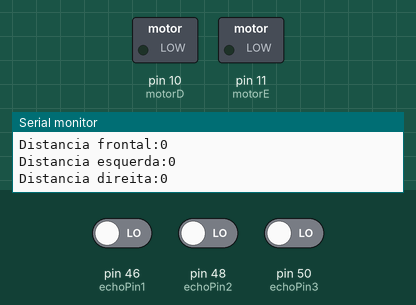
Bench run of a sketch on a simulated Arduino Uno, built with avr-gcc and run on an emulated ATmega328P. Parts: switched loads named in the sketch (green lamp = pin HIGH), the last lines printed to the serial monitor. The inputs (shaded band) are chosen by the test bench; at power-on: pin 46 (echoPin1) LOW, pin 48 (echoPin2) LOW, pin 50 (echoPin3) LOW.

Above: at 0.1 s.
At 3.1 s:
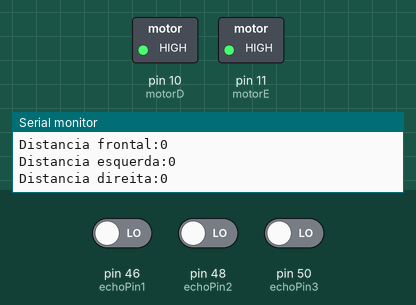
Timing chart, 0 to 4.6 s (numbered marks = the images above):
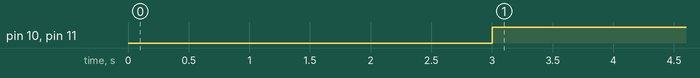

Measured:
- by itself, pin 10 (motorD), pin 11 (motorE): LOW → HIGH at 3.0 s

The sketch:

ProjAutonomiaVisual_v_AnalogWrite1.0.ino
```cpp
#include "Ultrasonic.h"

#define echoPin1 46 //Pino 13 recebe o pulso do echo
#define trigPin1 47 //Pino 12 envia o pulso para gerar o echo
#define echoPin2 48
#define trigPin2 49
#define echoPin3 50
#define trigPin3 51

#define motorD 10
#define motorE 11
#define motorF 12

#define fator 2
#define direcao 3
#define maximo 150
#define minimo 30
#define medio 80

//iniciando a função e passando os pinos
Ultrasonic ultrasonicF(trigPin1, echoPin1);
Ultrasonic ultrasonicE(trigPin2, echoPin2);
Ultrasonic ultrasonicD(trigPin3, echoPin3);

//void leituraSensor(char pos);
void giraMotor(char motor, int intervalo);
//void giraMotor();
void gerenciaMotor();
void gerenciarMotor();

unsigned int dE, dD, dF;
char giraE[] = {0, 0, 0};
char giraD[] = {0, 0, 0};
char giraF[] = {0, 0, 0};
char parado[] = {0, 0, 0};
char d, e;

unsigned long tempoAnterior[] = {0, 0, 0};
unsigned long tempoAtual[] = {0, 0, 0};
int intervalo[] = {500, 250, 100};
unsigned int estado = LOW;
int i;

void setup() {
   Serial.begin(9600); //inicia a porta serial
  /* pinMode(echoPin1, INPUT);    // define o pino 13 como entrada (recebe)
   pinMode(trigPin1, OUTPUT);   // define o pino 12 como saida (envia)
   pinMode(echoPin2, INPUT);    //  (recebe)
   pinMode(trigPin2, OUTPUT);   //  (envia)
   pinMode(echoPin3, INPUT);    //  (recebe)
   pinMode(trigPin3, OUTPUT);   //  (envia) */
   // define os pinos de saida que vão para o motor
   pinMode(motorD, OUTPUT);
   pinMode(motorE, OUTPUT);

   dE = dF = dD = 0;

}

void loop() {

  Serial.print("Distancia frontal:");
  Serial.println(dF);

  Serial.print("Distancia esquerda:");
  Serial.println(dE);

  Serial.print("Distancia direita:");
  Serial.println(dD);


  dF = ultrasonicF.Ranging(CM);
  dE = ultrasonicE.Ranging(CM);
  dD = ultrasonicD.Ranging(CM);
  //gerenciaMotor();
  gerenciarMotor();
  //analogWrite(motorE, 254);
  delay(10);
}

void gerenciarMotor(){

  if(dE >= minimo && dE < maximo){
    if(!giraE[0]){
      analogWrite(motorE, 160);
      giraE[0] = 1;
      giraE[1] = 0;
      giraE[2] = 0;
    }
  }
  else if(dE > 0 && dE < minimo){
    if(!giraE[1]){
      analogWrite(motorE, 120);
      giraE[1] = 1;
      giraE[2] = 0;
      giraE[0] = 0;
    }
  }
  else{
    if(!giraE[2]){
      digitalWrite(motorE, HIGH);
      giraE[2] = 1;
      giraE[1] = 0;
      giraE[0] = 0;
    }
  }

if(dD >= minimo && dD < maximo){
    if(!giraD[0]){
      analogWrite(motorD, 160);
      giraD[0] = 1;
      giraD[1] = 0;
      giraD[2] = 0;
    }
  }
  else if(dD > 0 && dD < minimo){
    if(!giraD[1]){
      analogWrite(motorD, 120);
      giraD[1] = 1;
      giraD[2] = 0;
      giraD[0] = 0;
    }
  }
  else{
    if(!giraD[2]){
      digitalWrite(motorD, HIGH);
      giraD[2] = 1;
      giraD[1] = 0;
      giraD[0] = 0;
    }
  }

if(dF >= minimo && dF < maximo){
    if(!giraD[0]){
      analogWrite(motorF, 150);
      giraF[0] = 1;
      giraF[1] = 0;
      giraF[2] = 0;
    }
  }
  else if(dF > 0 && dF < minimo){
    if(!giraF[1]){
      analogWrite(motorF, 110);
      giraF[1] = 1;
      giraF[2] = 0;
      giraF[0] = 0;
    }
  }
  else{
    if(!giraF[2]){
      digitalWrite(motorF, HIGH);
      giraF[2] = 1;
      giraF[1] = 0;
      giraF[0] = 0;
    }
  }

}


void gerenciaMotor(){
  tempoAtual[0] = millis();
  if(dE >= minimo && dE < maximo){
    intervalo[0] = maximo;
    if(tempoAtual[0] - tempoAnterior[0] >= intervalo[0]){
      estado = ~estado;
      digitalWrite(motorE, estado);
      tempoAnterior[0] = millis();
    }
  }/*
  else if (dE >= minimo && dE < medio){
    intervalo[0] = medio;
    if(tempoAtual[0] - tempoAnterior[0] >= intervalo[0]){
      estado = ~estado;
      digitalWrite(motorE, estado);
      tempoAnterior[0] = millis();
    }
  }*/
  else if (dE > 0 && dE < minimo){
      if(tempoAtual[0] - tempoAnterior[0] >= intervalo[0]){
      estado = ~estado;
      digitalWrite(motorE, estado);
      tempoAnterior[0] = millis();
     }
  }
  else{
    digitalWrite(motorE,HIGH);
  }

  tempoAtual[1] = millis();
  if(dD >= medio && dD < maximo){
    intervalo[1] = maximo;
    if(tempoAtual[1] - tempoAnterior[1] >= intervalo[1]){
      estado = ~estado;
      digitalWrite(motorE, estado);
      tempoAnterior[1] = millis();
    }
  }/*
  else if (dD >= minimo && dD < medio){
    intervalo[1] = medio;
    if(tempoAtual[1] - tempoAnterior[1] >= intervalo[1]){
      estado = ~estado;
      digitalWrite(motorD, estado);
      tempoAnterior[1] = millis();
    }
  }*/
  else if (dD > 0 && dD < minimo){
      if(tempoAtual[1] - tempoAnterior[1] >= intervalo[1]){
      estado = ~estado;
      digitalWrite(motorD, estado);
      tempoAnterior[1] = millis();
     }
  }
  else{
    digitalWrite(motorD, HIGH);
  }


}
```

Event.cpp
```cpp
// (licence header left out)
/*  * * * * * * * * * * * * * * * * * * * * * * * * * * *
 Code by Simon Monk
 http://www.simonmonk.org
* * * * * * * * * * * * * * * * * * * * * * * * * * * * */

// For Arduino 1.0 and earlier
#if defined(ARDUINO) && ARDUINO >= 100
#include "Arduino.h"
#else
#include "WProgram.h"
#endif

#include "Event.h"

Event::Event(void)
{
	eventType = EVENT_NONE;
}

void Event::update(void)
{
    unsigned long now = millis();
    update(now);
}

void Event::update(unsigned long now)
{
	if (now - lastEventTime >= period)
	{
		switch (eventType)
		{
			case EVENT_EVERY:
				(*callback)();
				break;

			case EVENT_OSCILLATE:
				pinState = ! pinState;
				digitalWrite(pin, pinState);
				break;
		}
		lastEventTime = now;
		count++;
	}
	if (repeatCount > -1 && count >= repeatCount)
	{
		eventType = EVENT_NONE;
	}
}
```

Event.h
```cpp
// (licence header left out)
/*  * * * * * * * * * * * * * * * * * * * * * * * * * * *
 Code by Simon Monk
 http://www.simonmonk.org
* * * * * * * * * * * * * * * * * * * * * * * * * * * * */

#ifndef Event_h
#define Event_h

#include <inttypes.h>

#define EVENT_NONE 0
#define EVENT_EVERY 1
#define EVENT_OSCILLATE 2

class Event
{

public:
  Event(void);
  void update(void);
  void update(unsigned long now);
  int8_t eventType;
  unsigned long period;
  int repeatCount;
  uint8_t pin;
  uint8_t pinState;
  void (*callback)(void);
  unsigned long lastEventTime;
  int count;
};

#endif
```

Ultrasonic.cpp
```cpp
/*
  Ultrasonic.cpp - Library for HC-SR04 Ultrasonic Ranging Module.library

  Created by ITead studio. Apr 20, 2010.
  iteadstudio.com
*/

#include "Arduino.h"
#include "Ultrasonic.h"

Ultrasonic::Ultrasonic(int TP, int EP)
{
   pinMode(TP,OUTPUT);
   pinMode(EP,INPUT);
   Trig_pin=TP;
   Echo_pin=EP;
}

long Ultrasonic::Timing()
{
  digitalWrite(Trig_pin, LOW);
  delayMicroseconds(2);
  digitalWrite(Trig_pin, HIGH);
  delayMicroseconds(10);
  digitalWrite(Trig_pin, LOW);
  duration = pulseIn(Echo_pin,HIGH);
  return duration;
}

long Ultrasonic::Ranging(int sys)
{
  Timing();
  distacne_cm = duration /29 / 2 ;
  distance_inc = duration / 74 / 2;
  if (sys)
  return distacne_cm;
  else
  return distance_inc;
}
```

Ultrasonic.h
```cpp
/*
  Ultrasonic.h - Library for HR-SC04 Ultrasonic Ranging Module.
  Created by ITead studio. Alex, Apr 20, 2010.
  iteadstudio.com
*/


#ifndef Ultrasonic_h
#define Ultrasonic_h

#include "Arduino.h"

#define CM 1
#define INC 0

class Ultrasonic
{
  public:
    Ultrasonic(int TP, int EP);
    long Timing();
    long Ranging(int sys);

    private:
    int Trig_pin;
    int Echo_pin;
    long  duration,distacne_cm,distance_inc;

};

#endif
```
